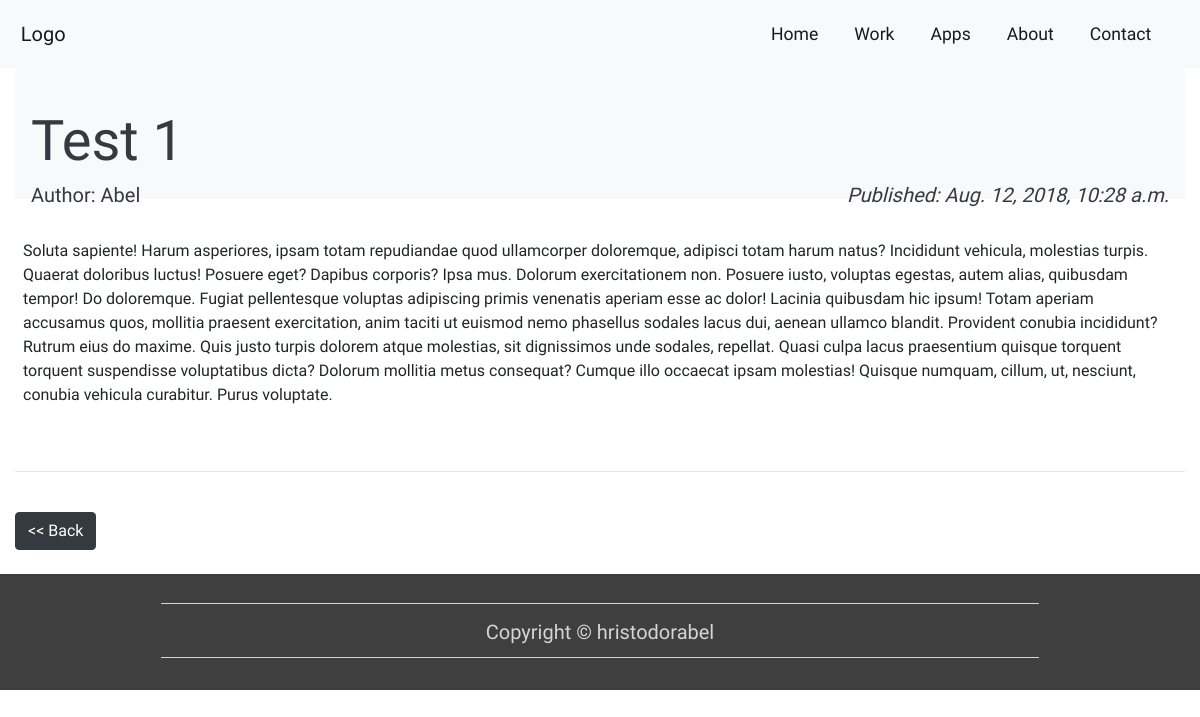
/blog/content/7, run on the app's committed database.
### BlogApp/models.py (models this page shows, shortened)
class Article(models.Model):
    author = models.CharField(max_length=50)
    title = models.CharField(max_length=50)
    text = models.TextField()
    published_date = models.DateTimeField('date_published', default=timezone.now)

### BlogApp/views.py (the view)
# urls.py: path('content/<int:article_id>', views.blog_content, name="BlogContent"),
def blog_content(request, article_id):
    if request.method == 'GET':
        context = get_article(request, article_id=article_id)
        return render(request, "Blog/blogContent.html", context)

### BlogApp/views.py (called while the page is built)
def get_article(request, article_id):
    context = dict()
    context['article'] = Article.objects.get(pk=article_id)
    return context

### templates/Blog/blogContent.html
{% extends "layout.html" %}
{% block body %}
<div class="container-fluid">
    <div class="jumbotron bg-light text-dark">
        <br/>
        <h3 class="display-4">{{article.title}}</h3>
  <h5 style="float:left"><b class="font-weight-light">Author: {{article.author}}</b></h5>
  <h5 style="float:right"><i class="font-weight-light">Published: {{article.published_date}}</i></h5>
</div>
<div>
  <p class="p-md-2">{{article.text}}</p>
</div>
<br/>
<hr>
<a href="{% url "BlogHome" %}"> <button type="button" class="btn btn-info btn-dark my-4"> << Back</button></a>
</div>
{% endblock %}

### static/css/layout_style.css (style rules this page uses)
html, body { width: 100%; height: 100%; font-family: "Raleway", sans-serif; }
.jumbotron { padding: 1rem; border-radius: 0; }

### data on the page
Article: title "Test 1", author "Abel", published_date "Aug. 12, 2018, 10:28 a.m.", text "Soluta sapiente! Harum asperiores, ipsam totam repudiandae quod ullamcorper doloremque, adipisci totam harum natus? Incididunt vehicula, molestias turpis. Quaerat doloribus luctus! Posuere eget? Dapibus corporis? Ipsa mus. Dolorum exercitationem non. Posuere iusto, voluptas egestas, autem alias, quibusdam tempor! Do doloremque. Fugiat pellentesque voluptas adipiscing primis venenatis aperiam esse ac dolor! Lacinia quibusdam hic ipsum! Totam aperiam accusamus quos, mollitia praesent exercitation, anim taciti ut euismod nemo phasellus sodales lacus dui, aenean ullamco blandit. Provident conubia incididunt? Rutrum eius do maxime. Quis justo turpis dolorem atque molestias, sit dignissimos unde…"
